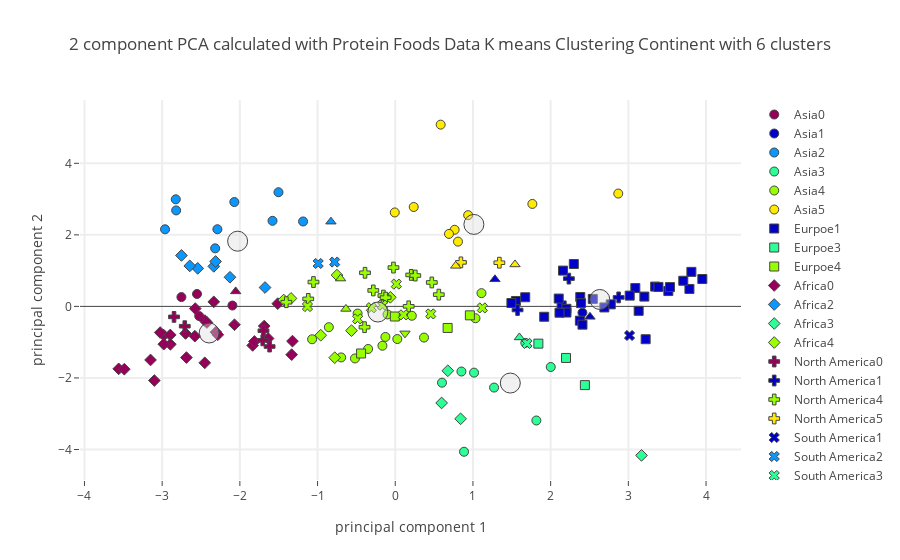

The cell this chart's notebook holds for it:
### Code cell
# Calling plotly function 
plot_plotly(protein_group_df,"Continent",continent_centers,6,"Protein Foods",'')

### Figure 1 — Plotly figure (JSON) as saved in the notebook; plotly's stock layout.template omitted (floating-point values rounded to 4 significant figures)
{"data": [{"marker": {"color": "rgb(150,0,90)", "line": {"width": 1}, "size": 9, "symbol": 0}, "mode": "markers", "name": "Asia0", "text": ["Democratic People's Republic of Korea", "India", "Nepal", "Timor-Leste"], "type": "scatter", "uid": "d433b8b3-f6aa-4f3c-bac6-f759acece3b5", "x": [-2.551, -2.096, -2.523, -2.752], "y": [0.3475, 0.02439, -0.2714, 0.2607]}, {"marker": {"color": "rgb(0,0,200)", "line": {"width": 1}, "size": 9, "symbol": 0}, "mode": "markers", "name": "Asia1", "text": ["Israel"], "type": "scatter", "uid": "c2f6fd7d-39a8-47a0-acbe-0d3357e17f0c", "x": [2.409], "y": [-0.1767]}, {"marker": {"color": "rgb(10,152,255)", "line": {"width": 1}, "size": 9, "symbol": 0}, "mode": "markers", "name": "Asia2", "text": ["Bangladesh", "Cambodia", "Indonesia", "Lao People's Democratic Republic", "Myanmar", "Philippines", "Sri Lanka", "Thailand", "Viet Nam"], "type": "scatter", "uid": "aab89563-264c-4b7e-a882-487e01c53695", "x": [-2.963, -2.825, -2.289, -2.82, -2.071, -1.58, -2.318, -1.186, -1.503], "y": [2.156, 2.993, 2.157, 2.683, 2.918, 2.392, 1.623, 2.374, 3.192]}, {"marker": {"color": "rgb(44,255,150)", "line": {"width": 1}, "size": 9, "symbol": 0}, "mode": "markers", "name": "Asia3", "text": ["Armenia", "Azerbaijan", "Kazakhstan", "Kyrgyzstan", "Mongolia", "Turkey", "Turkmenistan", "Uzbekistan"], "type": "scatter", "uid": "7da40725-c543-4e2b-8ac6-76d7d93c8564", "x": [1.674, 1.272, 2.001, 0.6016, 0.8852, 0.8515, 1.816, 1.014], "y": [-1.018, -2.269, -1.694, -2.133, -4.063, -1.821, -3.189, -1.852]}, {"marker": {"color": "rgb(151,255,0)", "line": {"width": 1}, "size": 9, "symbol": 0}, "mode": "markers", "name": "Asia4", "text": ["Afghanistan", "Cyprus", "Georgia", "Iran (Islamic Republic of)", "Iraq", "Jordan", "Kuwait", "Lebanon", "Oman", "Pakistan", "Saudi Arabia", "Tajikistan", "United Arab Emirates", "Yemen"], "type": "scatter", "uid": "86e74460-4e22-4991-9127-86c9785197d1", "x": [-0.5187, 1.11, 0.3701, -0.1651, -0.4844, 0.0263, 1.033, -0.1268, 0.2132, -0.3491, -0.1002, -0.6961, -0.8549, -1.07], "y": [-1.455, 0.3705, -0.8717, -1.099, -0.1994, -0.9124, -0.3314, -0.8537, -0.2613, -1.19, -0.2242, -1.426, -0.5811, -0.9182]}, {"marker": {"color": "rgb(255,234,0)", "line": {"width": 1}, "size": 9, "symbol": 0}, "mode": "markers", "name": "Asia5", "text": ["Brunei Darussalam", "China, Hong Kong SAR", "China, Macao SAR", "China, mainland", "China, Taiwan Province of", "Japan", "Malaysia", "Maldives", "Republic of Korea"], "type": "scatter", "uid": "ecaa21a9-d5dd-4c14-9780-9c56b9275abf", "x": [0.7641, 2.87, 1.765, 0.8072, 0.6916, 0.9381, -0.006129, 0.5844, 0.2378], "y": [2.142, 3.155, 2.865, 1.811, 2.027, 2.551, 2.627, 5.082, 2.779]}, {"marker": {"color": "rgb(150,0,90)", "line": {"width": 1}, "size": 9, "symbol": 1}, "mode": "markers", "name": "Eurpoe0", "text": [], "type": "scatter", "uid": "5efb76c8-898a-45a7-827f-8fd153947233", "x": [], "y": []}, {"marker": {"color": "rgb(0,0,200)", "line": {"width": 1}, "size": 9, "symbol": 1}, "mode": "markers", "name": "Eurpoe1", "text": ["Austria", "Belarus", "Belgium", "Croatia", "Czechia", "Denmark", "Estonia", "Finland", "France", "Germany", "Hungary", "Iceland", "Ireland", "Italy", "Latvia", "Lithuania", "Luxembourg", "Malta", "Montenegro", "Netherlands", "Norway", "Poland", "Portugal", "Russian Federation", "Slovakia", "Slovenia", "Spain", "Sweden", "Switzerland", "Ukraine", "United Kingdom"], "type": "scatter", "uid": "b2beb5d2-6cf6-4b53-b0b2-63bfb1302ead", "x": [3.345, 3.952, 2.141, 1.553, 2.381, 3.387, 3.223, 3.786, 2.774, 3.09, 1.673, 3.017, 2.377, 2.392, 3.133, 3.812, 3.206, 2.104, 2.41, 3.515, 2.543, 3.707, 2.159, 2.692, 1.495, 1.917, 2.298, 3.536, 2.203, 2.203, 2.114], "y": [0.554, 0.7652, 0.027, 0.1516, 0.2632, 0.5441, -0.9178, 0.4882, 0.05658, 0.5125, 0.2556, 0.3014, -0.3982, 0.09001, -0.1242, 0.9653, 0.2745, 0.2191, -0.5105, 0.4291, 0.2094, 0.7168, 1.001, -0.02923, 0.09486, -0.2896, 1.185, 0.5399, -0.0672, -0.1715, -0.1765]}, {"marker": {"color": "rgb(10,152,255)", "line": {"width": 1}, "size": 9, "symbol": 1}, "mode": "markers", "name": "Eurpoe2", "text": [], "type": "scatter", "uid": "dba2f77c-01c5-45f0-8028-a15b50a22ae1", "x": [], "y": []}, {"marker": {"color": "rgb(44,255,150)", "line": {"width": 1}, "size": 9, "symbol": 1}, "mode": "markers", "name": "Eurpoe3", "text": ["Albania", "Greece", "Romania"], "type": "scatter", "uid": "9c5f1a83-0b93-4b83-a02d-5d5bae52e300", "x": [2.441, 2.198, 1.842], "y": [-2.2, -1.441, -1.041]}, {"marker": {"color": "rgb(151,255,0)", "line": {"width": 1}, "size": 9, "symbol": 1}, "mode": "markers", "name": "Eurpoe4", "text": ["Bosnia and Herzegovina", "Bulgaria", "Republic of Moldova", "Serbia"], "type": "scatter", "uid": "1c31a8e6-311a-4a4a-86b9-2926c7bb5ef1", "x": [-0.4398, 0.9604, -0.005578, 0.6741], "y": [-1.316, -0.2496, -0.2823, -0.6027]}, {"marker": {"color": "rgb(255,234,0)", "line": {"width": 1}, "size": 9, "symbol": 1}, "mode": "markers", "name": "Eurpoe5", "text": [], "type": "scatter", "uid": "e8b4ffe7-cc90-4883-bb7b-ebef08427e00", "x": [], "y": []}, {"marker": {"color": "rgb(150,0,90)", "line": {"width": 1}, "size": 9, "symbol": 2}, "mode": "markers", "name": "Africa0", "text": ["Angola", "Benin", "Botswana", "Burkina Faso", "Cabo Verde", "Cameroon", "Central African Republic", "Chad", "CÃƒÂ´te d'Ivoire", "Djibouti", "Ethiopia", "Ghana", "Kenya", "Lesotho", "Malawi", "Mali", "Mozambique", "Namibia", "Niger", "Nigeria", "Rwanda", "Eswatini", "Togo", "Uganda", "United Republic of Tanzania", "Zambia", "Zimbabwe"], "type": "scatter", "uid": "3aac70b4-e115-4010-9bc7-bf0ddff66d9c", "x": [-1.687, -2.574, -1.323, -2.699, -1.512, -2.979, -1.835, -2.069, -2.336, -1.333, -2.688, -2.45, -2.452, -3.101, -3.56, -2.307, -2.895, -1.637, -3.15, -2.424, -3.487, -1.813, -3.025, -2.894, -2.979, -2.579, -2.284], "y": [-0.5484, -0.06102, -0.9707, -0.7571, 0.0766, -0.8051, -1.09, -0.5123, 0.1268, -1.349, -1.43, -0.3964, -1.577, -2.072, -1.746, -0.72, -0.7983, -0.8966, -1.497, -0.4495, -1.755, -0.9804, -0.7302, -1.059, -1.056, -0.8321, -0.7922]}, {"marker": {"color": "rgb(0,0,200)", "line": {"width": 1}, "size": 9, "symbol": 2}, "mode": "markers", "name": "Africa1", "text": [], "type": "scatter", "uid": "c303576f-9b9b-4245-90d7-3cde79805edc", "x": [], "y": []}, {"marker": {"color": "rgb(10,152,255)", "line": {"width": 1}, "size": 9, "symbol": 2}, "mode": "markers", "name": "Africa2", "text": ["Gambia", "Guinea", "Guinea-Bissau", "Liberia", "Madagascar", "Senegal", "Sierra Leone"], "type": "scatter", "uid": "6061406e-d04c-407b-9785-c38a35d98247", "x": [-1.676, -2.543, -2.336, -2.313, -2.645, -2.127, -2.752], "y": [0.5279, 1.063, 1.119, 1.255, 1.132, 0.8148, 1.424]}, {"marker": {"color": "rgb(44,255,150)", "line": {"width": 1}, "size": 9, "symbol": 2}, "mode": "markers", "name": "Africa3", "text": ["Algeria", "Morocco", "Sudan", "Tunisia"], "type": "scatter", "uid": "865ab055-4c80-4b9d-a1ea-29ba38652836", "x": [0.5966, 0.8407, 3.17, 0.6763], "y": [-2.699, -3.143, -4.165, -1.799]}, {"marker": {"color": "rgb(151,255,0)", "line": {"width": 1}, "size": 9, "symbol": 2}, "mode": "markers", "name": "Africa4", "text": ["Congo (note no data in Food suppley tables for DRC)", "Egypt", "Gabon", "Mauritania", "Mauritius", "Sao Tome and Principe", "South Africa"], "type": "scatter", "uid": "54c0e253-319a-49a5-8770-b711d6f09161", "x": [-1.436, -0.9592, -0.7501, -0.779, -0.06329, -1.341, -0.5635], "y": [0.1791, -0.8056, 0.8739, -1.433, 0.2543, 0.2232, -0.6771]}, {"marker": {"color": "rgb(255,234,0)", "line": {"width": 1}, "size": 9, "symbol": 2}, "mode": "markers", "name": "Africa5", "text": [], "type": "scatter", "uid": "3927624f-5c2e-482d-81f4-175cd19cc172", "x": [], "y": []}, {"marker": {"color": "rgb(150,0,90)", "line": {"width": 1}, "size": 9, "symbol": 3}, "mode": "markers", "name": "North America0", "text": ["El Salvador", "Guatemala", "Haiti", "Honduras", "Nicaragua"], "type": "scatter", "uid": "c2fb8270-e56a-4e47-8d9b-c9f13491ae22", "x": [-1.617, -1.706, -2.847, -1.696, -2.709], "y": [-1.122, -0.949, -0.2932, -0.6803, -0.5538]}, {"marker": {"color": "rgb(0,0,200)", "line": {"width": 1}, "size": 9, "symbol": 3}, "mode": "markers", "name": "North America1", "text": ["Bermuda", "Canada", "United States of America"], "type": "scatter", "uid": "f07cb10a-ff93-4fef-859c-0b7755eb5965", "x": [2.234, 1.574, 2.875], "y": [0.7769, -0.1001, 0.2513]}, {"marker": {"color": "rgb(10,152,255)", "line": {"width": 1}, "size": 9, "symbol": 3}, "mode": "markers", "name": "North America2", "text": [], "type": "scatter", "uid": "c62eaaf8-438f-4838-af68-7ecc1189c026", "x": [], "y": []}, {"marker": {"color": "rgb(44,255,150)", "line": {"width": 1}, "size": 9, "symbol": 3}, "mode": "markers", "name": "North America3", "text": [], "type": "scatter", "uid": "96a35509-5d89-43c3-ada8-b63a372241b4", "x": [], "y": []}, {"marker": {"color": "rgb(151,255,0)", "line": {"width": 1}, "size": 9, "symbol": 3}, "mode": "markers", "name": "North America4", "text": ["Barbados", "Belize", "Costa Rica", "Cuba", "Dominica", "Dominican Republic", "Grenada", "Jamaica", "Mexico", "Panama", "Saint Kitts and Nevis", "Saint Lucia", "Saint Vincent and the Grenadines", "Trinidad and Tobago"], "type": "scatter", "uid": "939ed22d-67df-4c9e-ad5c-45a86e67cea8", "x": [0.5605, -1.12, -0.1526, -1.402, 0.1727, -1.052, 0.2056, -0.2827, -0.3953, -0.3891, -0.02307, 0.4704, 0.258, -0.1237], "y": [0.3292, 0.2099, 0.3033, 0.118, 0.002044, 0.6811, 0.8799, 0.4469, -0.5807, 0.9398, 1.085, 0.6694, 0.8627, 0.245]}, {"marker": {"color": "rgb(255,234,0)", "line": {"width": 1}, "size": 9, "symbol": 3}, "mode": "markers", "name": "North America5", "text": ["Antigua and Barbuda", "Bahamas"], "type": "scatter", "uid": "bf68f745-7ac8-488d-8e54-8464521245e6", "x": [0.8453, 1.34], "y": [1.231, 1.221]}, {"marker": {"color": "rgb(150,0,90)", "line": {"width": 1}, "size": 9, "symbol": 4}, "mode": "markers", "name": "South America0", "text": [], "type": "scatter", "uid": "3015dbc3-a4d1-4659-9e1a-a4dc851d4723", "x": [], "y": []}, {"marker": {"color": "rgb(0,0,200)", "line": {"width": 1}, "size": 9, "symbol": 4}, "mode": "markers", "name": "South America1", "text": ["Argentina"], "type": "scatter", "uid": "ec31724a-3981-432b-b82a-fa1325864498", "x": [3.015], "y": [-0.8129]}, {"marker": {"color": "rgb(10,152,255)", "line": {"width": 1}, "size": 9, "symbol": 4}, "mode": "markers", "name": "South America2", "text": ["Guyana", "Suriname"], "type": "scatter", "uid": "7b3d6637-ba8e-4e02-8ad2-a63ded05886e", "x": [-0.992, -0.7798], "y": [1.2, 1.24]}, {"marker": {"color": "rgb(44,255,150)", "line": {"width": 1}, "size": 9, "symbol": 4}, "mode": "markers", "name": "South America3", "text": ["Uruguay"], "type": "scatter", "uid": "17b1c7e3-734d-4c2d-9a42-83a821c0b0a2", "x": [1.695], "y": [-1.035]}, {"marker": {"color": "rgb(151,255,0)", "line": {"width": 1}, "size": 9, "symbol": 4}, "mode": "markers", "name": "South America4", "text": ["Bolivia (Plurinational State of)", "Brazil", "Chile", "Colombia", "Ecuador", "Paraguay", "Peru", "Venezuela (Bolivarian Republic of)"], "type": "scatter", "uid": "911882f0-e444-4167-b93a-210941c820f5", "x": [-0.4843, 0.4567, 1.12, -0.3074, 0.01381, 0.1062, -1.13, -0.165], "y": [-0.3477, -0.2102, -0.04205, -0.03675, 0.6222, -0.2359, -0.003202, 0.03305]}, {"marker": {"color": "rgb(255,234,0)", "line": {"width": 1}, "size": 9, "symbol": 4}, "mode": "markers", "name": "South America5", "text": [], "type": "scatter", "uid": "b727d79b-5f91-4423-a96a-95268c9c9bd6", "x": [], "y": []}, {"marker": {"color": "rgb(150,0,90)", "line": {"width": 1}, "size": 9, "symbol": 5}, "mode": "markers", "name": "Australia0", "text": ["Solomon Islands"], "type": "scatter", "uid": "42e62e78-aaf9-4ecb-a3be-b6fbd1303e56", "x": [-2.054], "y": [0.4198]}, {"marker": {"color": "rgb(0,0,200)", "line": {"width": 1}, "size": 9, "symbol": 5}, "mode": "markers", "name": "Australia1", "text": ["Australia", "New Caledonia"], "type": "scatter", "uid": "ab23f20d-8634-47a2-8a43-e4917943468d", "x": [2.506, 1.283], "y": [-0.2917, 0.7575]}, {"marker": {"color": "rgb(10,152,255)", "line": {"width": 1}, "size": 9, "symbol": 5}, "mode": "markers", "name": "Australia2", "text": ["Kiribati"], "type": "scatter", "uid": "4b5aaf85-b3b7-45f1-ac7b-e4823f7b0037", "x": [-0.8278], "y": [2.369]}, {"marker": {"color": "rgb(44,255,150)", "line": {"width": 1}, "size": 9, "symbol": 5}, "mode": "markers", "name": "Australia3", "text": ["New Zealand"], "type": "scatter", "uid": "1ffd100d-951d-4c54-90d3-192a5a83393f", "x": [1.598], "y": [-0.8674]}, {"marker": {"color": "rgb(151,255,0)", "line": {"width": 1}, "size": 9, "symbol": 5}, "mode": "markers", "name": "Australia4", "text": ["Fiji", "Vanuatu"], "type": "scatter", "uid": "d571230f-5a09-480a-b4ab-d6e261058299", "x": [-0.6347, -0.7034], "y": [-0.07026, 0.7783]}, {"marker": {"color": "rgb(255,234,0)", "line": {"width": 1}, "size": 9, "symbol": 5}, "mode": "markers", "name": "Australia5", "text": ["French Polynesia", "Samoa"], "type": "scatter", "uid": "69faed76-1a88-430d-b0a7-eaf34d32f453", "x": [1.541, 0.778], "y": [1.173, 1.134]}, {"marker": {"color": "rgb(150,0,90)", "line": {"width": 1}, "size": 9, "symbol": 6}, "mode": "markers", "name": "Europe0", "text": [], "type": "scatter", "uid": "004543be-3d9b-42b5-bd80-2b3c728ec2d5", "x": [], "y": []}, {"marker": {"color": "rgb(0,0,200)", "line": {"width": 1}, "size": 9, "symbol": 6}, "mode": "markers", "name": "Europe1", "text": [], "type": "scatter", "uid": "228e0b1b-c7db-434c-b841-0e39c3f185b8", "x": [], "y": []}, {"marker": {"color": "rgb(10,152,255)", "line": {"width": 1}, "size": 9, "symbol": 6}, "mode": "markers", "name": "Europe2", "text": [], "type": "scatter", "uid": "a0e2f34c-3c6f-4b88-b249-aea244c05c81", "x": [], "y": []}, {"marker": {"color": "rgb(44,255,150)", "line": {"width": 1}, "size": 9, "symbol": 6}, "mode": "markers", "name": "Europe3", "text": [], "type": "scatter", "uid": "91923c98-694c-407b-a33a-1f1c2a8ac118", "x": [], "y": []}, {"marker": {"color": "rgb(151,255,0)", "line": {"width": 1}, "size": 9, "symbol": 6}, "mode": "markers", "name": "Europe4", "text": ["North Macedonia"], "type": "scatter", "uid": "673bae2d-0c0c-474f-b665-bb1f4e50f3c7", "x": [0.1249], "y": [-0.7541]}, {"marker": {"color": "rgb(255,234,0)", "line": {"width": 1}, "size": 9, "symbol": 6}, "mode": "markers", "name": "Europe5", "text": [], "type": "scatter", "uid": "ac5442cd-cebc-437b-af9e-fcd8befb6463", "x": [], "y": []}, {"marker": {"color": "rgba(220, 220, 220, .4)", "line": {"width": 1}, "size": 20}, "mode": "markers", "name": "Center", "type": "scatter", "uid": "c1997690-4283-43ce-8fc0-df9a4acf5524", "x": [-2.395, 2.632, -2.029, 1.481, -0.2239, 1.012], "y": [-0.7432, 0.1938, 1.823, -2.143, -0.1573, 2.292]}], "layout": {"hovermode": "closest", "showlegend": true, "title": {"text": "2 component PCA calculated with Protein Foods Data K means Clustering Continent with 6 clusters"}, "xaxis": {"gridwidth": 2, "ticklen": 5, "title": {"text": "principal component 1"}, "zeroline": false}, "yaxis": {"gridwidth": 2, "ticklen": 5, "title": {"text": "principal component 2"}}}}
